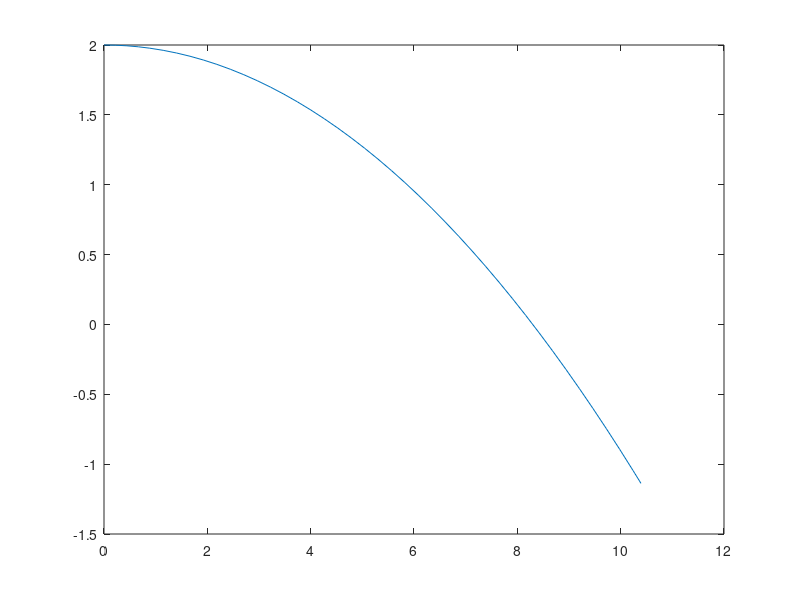

Reproduce this figure in MATLAB.
% PLOTTEN VAN BAAN VAN WATERSTRAAL
r = 0.001
rho = 1000
C = 0.04
K = (r^2)*pi*rho*C
g = 9.81
v0 = 13
x0 = 0
y0 = 2
hoek = 0
alpha = (hoek/180)*pi
x1 = v0*cos(alpha)
y1 = v0*sin(alpha)

%de tijdframe waarin we de baan van de waterstraal willen bekijken
tspan = [0 0.8];
%de vector van onze beginvoorwaarden
A = [x0,y0,x1,y1]
%de functie van differentialen met variabelen t (tijd) en N (matrix van
%posities)
f = @(t,N) [N(3); N(4);-K*N(3)*norm([N(3),N(4)]); 
                       -g-K*N(4)*norm([N(3),N(4)])];
%ode45 lost de differentiaalvergelijkingen op met de functies, domein tspan
%en beginvoorwaarden als input
[t, N] = ode45(f, tspan, A);

%plot alle punten horend bij domein tspan, opgelost door ode45

plot(N(:,1),N(:,2))